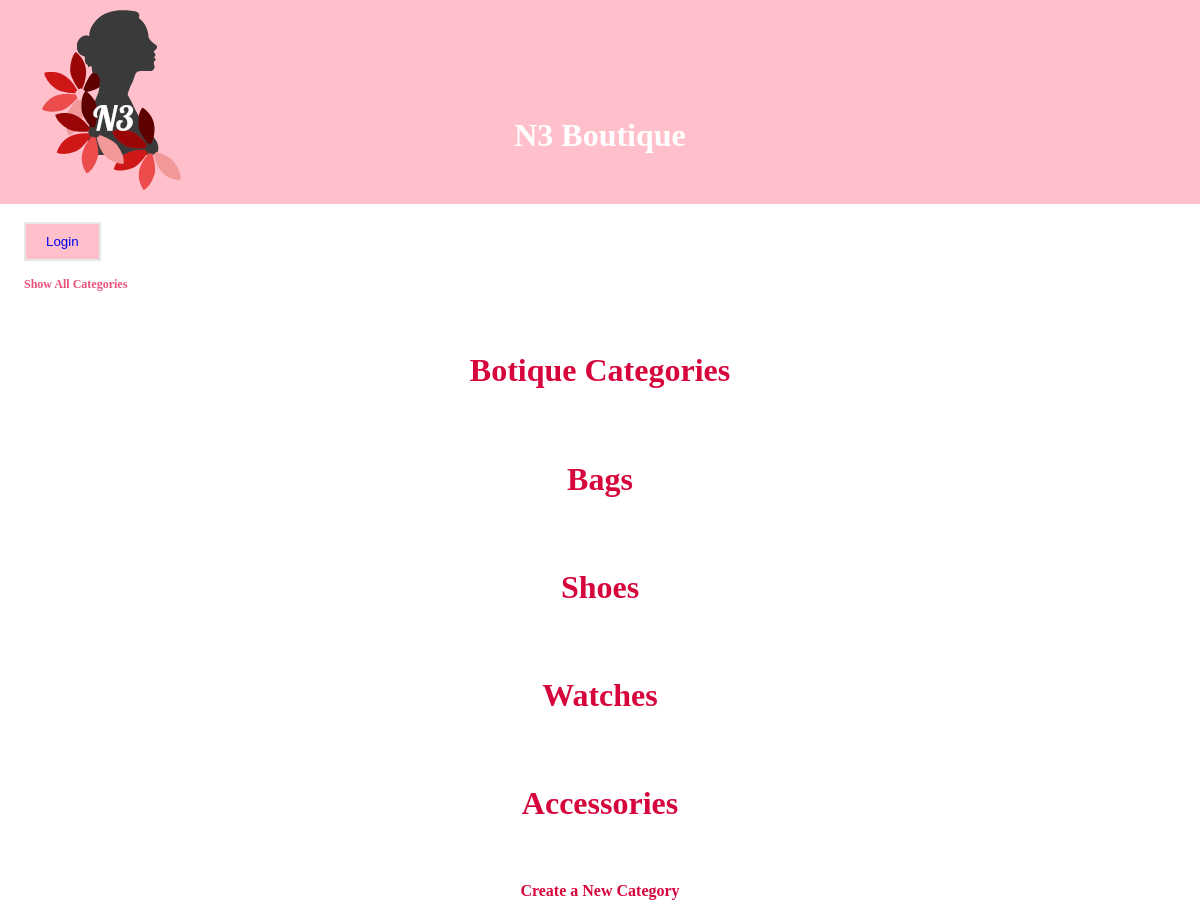
Page /catalog/ on the committed database.
### database_setup.py (models this page shows, shortened)
class Category(Base):
    __tablename__ = 'category'
    id = Column(Integer, primary_key=True)
    name = Column(String(250), nullable=False, unique=True)
    user_id = Column(Integer, ForeignKey('user.id'))
    user = relationship(User)

### project.py (the view)
@app.route('/')
@app.route('/catalog/')
def showCatalog():
    categories = session.query(Category).all()
    if 'username' not in login_session:
        return render_template('publicshowCatalog.html', categories=categories)
    else:
        return render_template('showCatalog.html', categories=categories)

### templates/publicshowCatalog.html (shortened to what this page needs)
{% extends "main.html" %}
{% block content %}
{% include "header.html" %}
<br>
<div class="container">
   <h2>Botique Categories</h2>
   <br>
   {% for category in categories %}
   <a href = "{{url_for('showAllItems', category_name = category.name)}}">
      <h2>{{category.name}}</h2>
   </a>
   <br>
   {% endfor %}
   <a href="{{url_for('newCategory')}}" >
      <h3> Create a New Category </h3>
   </a>
</div>
{% endblock %}

### static/style.css (style rules this page uses)
html, body { margin: 0; padding: 0; }
h2 { color:#d6063d;font-size: 2em; }
h1, h2,h4,h3 { font-family: 'Georgia', serif; }
h3 { font-size: 1em; color:#d6063d; }
.container { margin-right: auto; margin-left: auto; text-align: center; width: 100%; }
a { text-decoration: none; }

### rows in the picture
Category: name "Bags"
Category: name "Shoes"
Category: name "Watches"
Category: name "Accessories"
